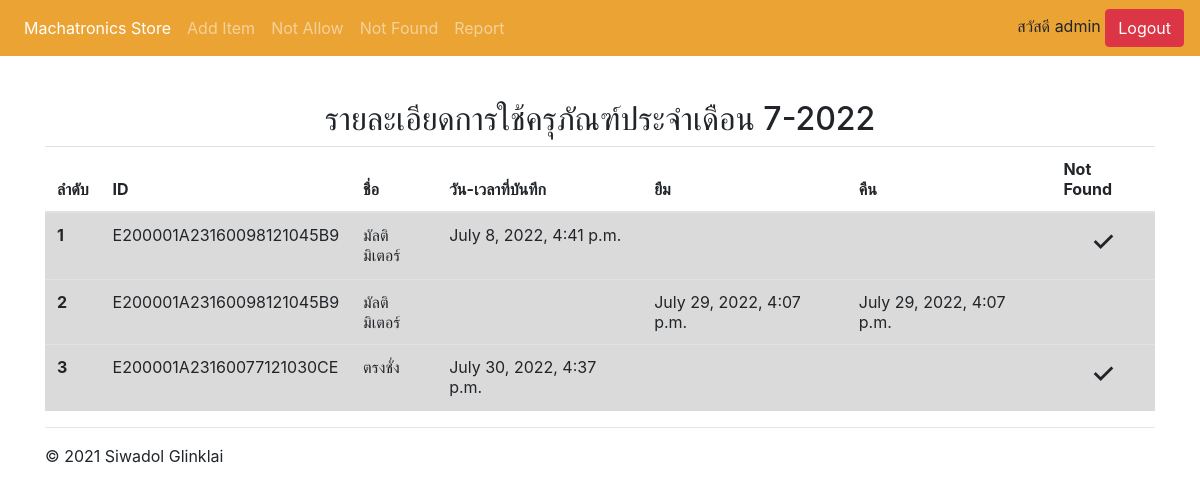
The app's page /reportF/7-2022 (signed in) with its own data.
### WebApplication/models.py (models this page shows, shortened)
class ObjectInfo(models.Model):
    all_status = [
        ('อุปกรณ์อยู่','อุปกรณ์อยู่'),
        ('อุปกรณ์ไม่อยู่','อุปกรณ์ไม่อยู่'),
        ('กำลังดำเนินการ','กำลังดำเนินการ'),
        ('ถูกยืม','ถูกยืม'),
        ('คืนของ','คืนของ'),
    ]
    tag_id = models.CharField(max_length=200, primary_key=True)
    tag_name = models.CharField(max_length=50)
    add_date = models.DateField(auto_now_add=True)
    status = models.CharField(
        max_length=20,
        default='อุปกรณ์อยู่',
        choices=all_status
    )
    picture = models.ImageField(upload_to="ObjectInfo",null=True,blank=True)

class NotFound(models.Model):
    tag = models.ForeignKey(ObjectInfo,on_delete=models.CASCADE)
    not_allow = models.ForeignKey(NotAllowed, on_delete=models.CASCADE)
    takeout_time = models.DateTimeField(default=datetime.now())

class ObjectHistory(models.Model):
    tag_id = models.ForeignKey(ObjectInfo, on_delete=models.CASCADE)
    student_id = models.CharField(
        max_length=20,
        null=True,
        blank=True
    )
    picture = models.ImageField(null=True, blank=True,upload_to="ObjectHistory")
    borrow_time = models.DateTimeField(null=True,blank=True)
    return_time = models.DateTimeField(null=True,blank=True)

### WebApplication/views.py (the view)
# urls.py: path('reportF/<str:date>',login_required(views.reportF), name='reportF'),
def reportF(request,date):
    month, year = date.split('-')
    month, year = int(month),int(year)
    list_hist = ObjectHistory.objects.filter(borrow_time__year = year, borrow_time__month=month)
    list_NF = NotFound.objects.filter(takeout_time__year = year, takeout_time__month=month)
    list_NA = NotAllowed.objects.filter(date_time__year = year, date_time__month=month)
    allList = []
    for i in list_hist:
        allList.append({
            'id':i.tag_id.tag_id,
            'name':i.tag_id.tag_name,
            'datetime':i.borrow_time,
            'return_time':i.return_time,
            'type':'hist'})
    for i in list_NF:
        allList.append({
            'id':i.tag.tag_id,
            'name':i.tag.tag_name,
            'datetime':i.takeout_time,
            'type':'NF'})
    allList = sorted(allList, key=lambda d: d['datetime'])
    print(allList)
    return render(request, 'WebApplication/reportF.html',{'objects':allList,'date':date})

### templates/WebApplication/reportF.html (shortened to what this page needs)
<head>
</head>
{% extends 'WebApplication/base.html' %}
{% block content %}
<h2 align="center">รายละเอียดการใช้ครุภัณฑ์ประจำเดือน {{date}}</h2>
<table class="table">
    <thead>
        <tr>
            <th scope="col">ลำดับ</th>
            <th scope="col">ID</th>
            <th scope="col">ชื่อ</th>
            <th scope="col">วัน-เวลาที่บันทึก</th>
            <th scope="col">ยืม</th>
            <th scope="col">คืน</th>
            <th scope="col">Not Found</th>
        </tr>
    </thead>
    <tbody id="table-data">
    {% for object in objects %}
      <tr class="table-active" id="table">
        {% if object.type == "hist" %}
          <th scope="row">{{forloop.counter}}</th>
          <td>{{object.id}}</td>
          <td>{{object.name}}</td>
          <td></td>
          <td>{{object.datetime}}</td>
          <td>{{object.return_time}}</td>
          <td></td>
        {% else %}
          <th scope="row">{{forloop.counter}}</th>
          <td>{{object.id}}</td>
          <td>{{object.name}}</td>
          <td>{{object.datetime}}</td>
          <td></td>
          <td></td>
          <td style="text-align: center; vertical-align: middle;"> <h3>&#x2713;</h3></td>
        {% endif %}
      </tr>
    {% endfor %}
    </tbody>
  </table>
{% endblock %}

### templates/WebApplication/base.html (shortened to what this page needs)
<!doctype html>
<html lang="en">
  <head>
    <link rel="stylesheet" href="https://maxcdn.bootstrapcdn.com/bootstrap/4.4.1/css/bootstrap.min.css">
    <link rel="stylesheet" href="https://cdnjs.cloudflare.com/ajax/libs/font-awesome/4.7.0/css/font-awesome.min.css">
  </head>
  <body>
    <nav class="navbar navbar-expand-md navbar-dark fixed-top" style='background-color: #eba434;'>
  <div class="collapse navbar-collapse" id="navbarsExampleDefault">
    <ul class="navbar-nav mr-auto">
      <li class="nav-item active">
        <a class="nav-link" href="{% url 'WebApplication:home' %}">Machatronics Store <span class="sr-only">(current)</span></a>
      </li>
      <li class="nav-item">
        {% if user.is_authenticated %}
          <a class="nav-link" href="{% url 'WebApplication:add' %}">Add Item</a>
        {% endif %}
      </li>
      <li class="nav-item">
        {% if user.is_authenticated %}
          <a class="nav-link" href="{% url 'WebApplication:not_allow' %}">Not Allow</a>
        {% endif %}
      </li>
      <li class="nav-item">
        {% if user.is_authenticated %}
          <a class="nav-link" href="{% url 'WebApplication:notFound' %}">Not Found</a>
        {% endif %}
      </li>
      <li class="nav-item">
        {% if user.is_authenticated %}
          <a class="nav-link" href="{% url 'WebApplication:report' %}">Report</a>
        {% endif %}
      </li>
    </ul>
    <div>
      {% if user.is_authenticated %}
        สวัสดี {{user.username}}
        <a class="btn btn-danger" href="{% url 'WebApplication:logout' %}">Logout</a>
      {% endif %}
    </div>
  </div>
</nav>
<main role="main">
  <div class="container">
   {% block content %}
   {% endblock %}
    <hr>
  </div>
</main>
<footer class="container">
  <p>&copy; 2021 Siwadol Glinklai</p>
</footer>
</body>
</html>

### records on screen
ObjectInfo: id "E200001A23160098121045B9", name "มัลติมิเตอร์", id "E200001A23160098121045B9", name "มัลติมิเตอร์"
NotFound: datetime "July 8, 2022, 4:41 p.m."
ObjectHistory: datetime "July 29, 2022, 4:07 p.m.", return_time "July 29, 2022, 4:07 p.m."
ObjectInfo: id "E200001A23160077121030CE", name "ตรงชั่ง"
NotFound: datetime "July 30, 2022, 4:37 p.m."

### other values on screen
{{ user.username }} "admin"
{{ date }} "7-2022"
